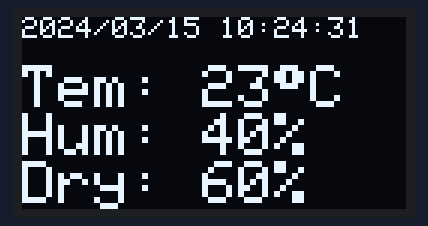
Recording of a program running on a simulated ESP32. Shown: 128×64 one-colour display. WiFi joins after 1.5 s; servers stay silent unless stated; the local clock reads 2024-03-15 10:24:30 at power-on unless the program sets it; random numbers use the default seed unless the program sets one; what the program prints to the serial monitor is not drawn.

Above: at 1.7 s.
At 5.9 s:
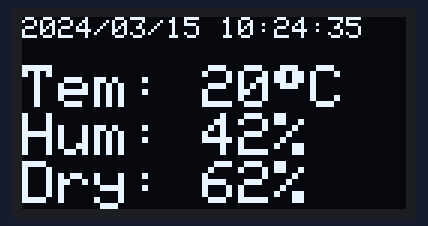
At 10.1 s:
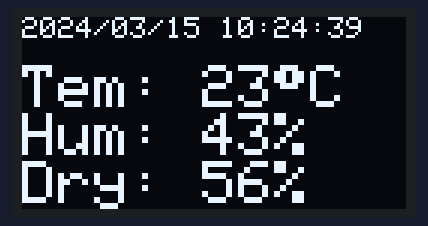
At 19.6 s:
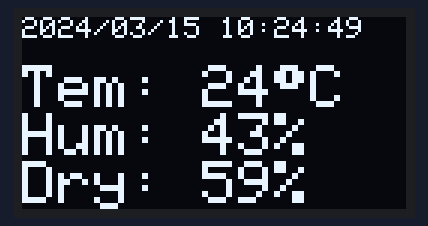
At 29.0 s:
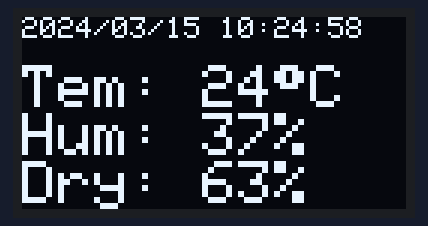
At 38.5 s:
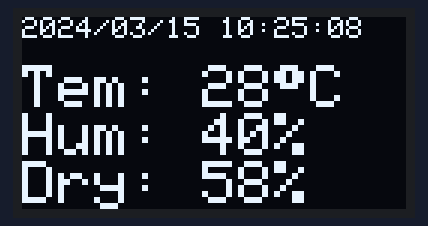

The program:

main.cpp
```cpp
#include <RtcDS1302.h>

#include "RTCController.h"
#include "WifiController.hpp"
#include "DisplayController.h"

#define GPIO_RTC_CLK 14
#define GPIO_RTC_DAT 12
#define GPIO_RTC_RST 13

RTCController Rtc(GPIO_RTC_DAT, GPIO_RTC_CLK, GPIO_RTC_RST);
DisplayController display;

void setup() {
  Serial.begin(115200);

  bool isRTCAvailable = Rtc.InitializeRTC();
  bool isWifiConnected = ConnectWifi();
  if(isRTCAvailable && isWifiConnected)
  {
    Rtc.SyncRTCToNTP();
  }

  bool isDisplayAvailable = display.Initialize();
}

int rand5()
{
  double R = (double)rand() / (double)RAND_MAX;
  int val = (int)((R*10)-5 + 0.5);
  return val;
}

void loop() {
  String currentTime = Rtc.GetCurrentTimeString();
  Serial.println(currentTime);
  display.ClearDisplay(false);
  display.SetTextSize(1);
  display.PrintLine(currentTime, false);
  display.PrintLine("");

  display.SetTextSize(2);

  int temperature = 23+ rand5();
  String tem = "Tem: " + String(temperature) + (char)247 + "C";
  int humidity = 40+ rand5();
  String hum = "Hum: " + String(humidity) + "%";
  int dryness = 60+ rand5();
  String dry = "Dry: " + String(dryness) + "%";

  display.PrintLine(tem, false);
  display.PrintLine(hum, false);
  display.PrintLine(dry);

  delay(1000);
}
```

DisplayController.cpp
```cpp
#include "DisplayController.h"

#define SCREEN_WIDTH 128
#define SCREEN_HEIGHT 64

DisplayController::DisplayController()
  : display(SCREEN_WIDTH, SCREEN_HEIGHT, &Wire, -1)
{}

DisplayController::~DisplayController()
{}

bool DisplayController::Initialize()
{
  if (!display.begin(SSD1306_SWITCHCAPVCC, 0x3C))
  {
    Serial.println(F("SSD1306 allocation failed"));
    return false;
  }

  display.clearDisplay();

  display.setTextColor(SSD1306_WHITE);
  display.setTextSize(1);

  display.display();
  return true;
}


void DisplayController::SetTextSize(int size)
{
  display.setTextSize(size);
}

void DisplayController::PrintLine(String string, bool bUpdate)
{
  display.println(string);
  if(bUpdate)
  {
    display.display();
  }
}

void DisplayController::ClearDisplay(bool bUpdate)
{
  display.clearDisplay();
  display.setCursor(0,0);

  if(bUpdate)
  {
    display.display();
  }
}
```

DisplayController.h
```cpp
#ifndef _DISPLAY_CONTROLLER_H
#define _DISPLAY_CONTROLLER_H

#include <Wire.h>
#include <Adafruit_GFX.h>
#include <Adafruit_SSD1306.h>

class DisplayController
{
public:
  DisplayController();
  ~DisplayController();
  bool Initialize();

  void SetTextSize(int size);
  void PrintLine(String string, bool bUpdate = true);
  void ClearDisplay(bool bUpdate);

private:
  Adafruit_SSD1306 display;
};

#endif
```

RTCController.cpp
```cpp
#include <Arduino.h>
#include "RTCController.h"

const char* ntpServer = "pool.ntp.org";
uint8_t timeZone = 9;
uint8_t summerTime = 0; // 3600

RTCController::RTCController(uint8_t ioPin, uint8_t clkPin, uint8_t cePin)
  : mywire(ioPin, clkPin, cePin)
  , Rtc(mywire)
{

}

RTCController::~RTCController()
{
  // do nothing
}

bool RTCController::InitializeRTC()
{
  Rtc.Begin();

  RtcDateTime compiled = RtcDateTime(__DATE__, __TIME__);
  String timestamp = GetDateTimeString(compiled);
  Serial.println(timestamp);

  if (!Rtc.IsDateTimeValid())
  {
    Serial.println("RTC lost confidence in the DateTime!");
    Rtc.SetDateTime(compiled);
  }

  if (!Rtc.GetIsRunning())
  {
    Serial.println("RTC was not actively running, starting now");
    Rtc.SetIsRunning(true);
  }

  RtcDateTime now = Rtc.GetDateTime();
  if (now < compiled)
  {
    Serial.println("RTC is older than compile time!  (Updating DateTime)");
    Rtc.SetDateTime(compiled);
  }
  else if (now > compiled)
  {
    Serial.println("RTC is newer than compile time. (this is expected)");
  }
  else if (now == compiled)
  {
    Serial.println("RTC is the same as compile time! (not expected but all is fine)");
  }

  if(!Rtc.GetIsRunning() || !Rtc.IsDateTimeValid())
  {
    return false;
  }

  return true;
}

bool RTCController::SyncRTCToNTP()
{
  configTime(3600 * timeZone, 3600 * summerTime, ntpServer); // init and get the time
  struct tm timeinfo;
  if (!getLocalTime(&timeinfo))
  {
    Serial.println("Failed to obtain time");
    return false;
  }

  time_t now;
  time(&now);
  uint64_t serverUnix = now + 3600 * timeZone;
  uint64_t rtcUnix = Rtc.GetDateTime().Unix64Time();

  RtcDateTime rtctime = Rtc.GetDateTime();
  Serial.print("NTP Unix: ");
  Serial.println(serverUnix);

  Serial.print("RTC Unix: ");
  Serial.println(rtcUnix);

  int diffTime = serverUnix - rtcUnix;
  if ( abs(diffTime) > 60 )
  {
    Serial.println(String("RTC time synced."));
    Serial.println(String("Diff time: ") + String(diffTime));
    Serial.println(String("RTC time: ") + GetDateTimeString(rtctime));
  }
  else
  {
    Serial.println(String("RTC time is correct."));
  }

  return true;
}

String RTCController::GetCurrentTimeString()
{
  if (!Rtc.IsDateTimeValid())
  {
    // Common Causes:
    //    1) the battery on the device is low or even missing and the power line was disconnected
    Serial.println("RTC lost confidence in the DateTime!");
    return String("");
  }

  return GetDateTimeString(Rtc.GetDateTime());
}

String RTCController::GetDateTimeString(const RtcDateTime& dt)
{
    char datestring[20];
    snprintf_P(datestring,
            countof(datestring),
            PSTR("%04u/%02u/%02u %02u:%02u:%02u"),
            dt.Year(),
            dt.Month(),
            dt.Day(),
            dt.Hour(),
            dt.Minute(),
            dt.Second() );

    return String(datestring);
}
```

RTCController.h
```cpp
#ifndef _RTC_CONTOLLER_H_
#define _RTC_CONTOLLER_H_

#include <ThreeWire.h>
#include <RtcDS1302.h>

class RTCController
{
public:
  RTCController(uint8_t ioPin, uint8_t clkPin, uint8_t cePin);
  ~RTCController();

  bool InitializeRTC();
  bool SyncRTCToNTP();
  String GetCurrentTimeString();

private:
  String GetDateTimeString(const RtcDateTime& dt);

  ThreeWire mywire;
  RtcDS1302<ThreeWire> Rtc;
};

#endif
```

WifiController.hpp
```cpp
#include <WiFi.h>

bool ConnectWifi()
{
    // start connection
  Serial.println(String("Connect try : ") + WIFI_SSID);
  WiFi.mode(WIFI_STA);
  WiFi.begin(WIFI_SSID, WIFI_PASSWORD);

  int counter = 0;
  bool isConnected = true;

  // waiting connection...
  while(WiFi.status() != WL_CONNECTED )
  {
    if(counter > 20)
    {
      isConnected = false;
      break;
    }

    delay(500);
    Serial.println(".");
    counter++;
  }

    // handle result
  if(isConnected == true)
  {
    Serial.print(String("WIFI conneted\n IP : "));
    Serial.println(WiFi.localIP());
  }
  else
  {
    Serial.print(String("Failed to connect"));
  }

  return isConnected;
}
```

Measured:
- what the display in image 0 shows lasts 1.0 s, from 1.6 s to 2.6 s
